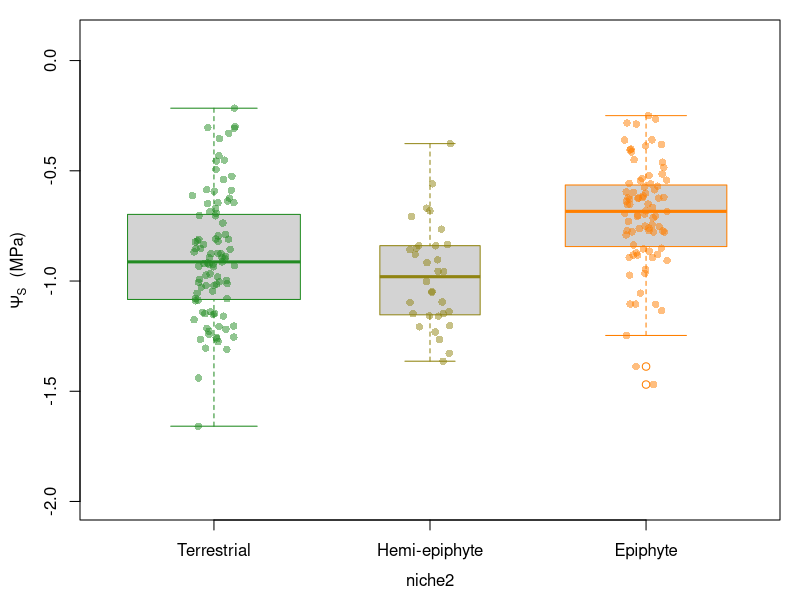
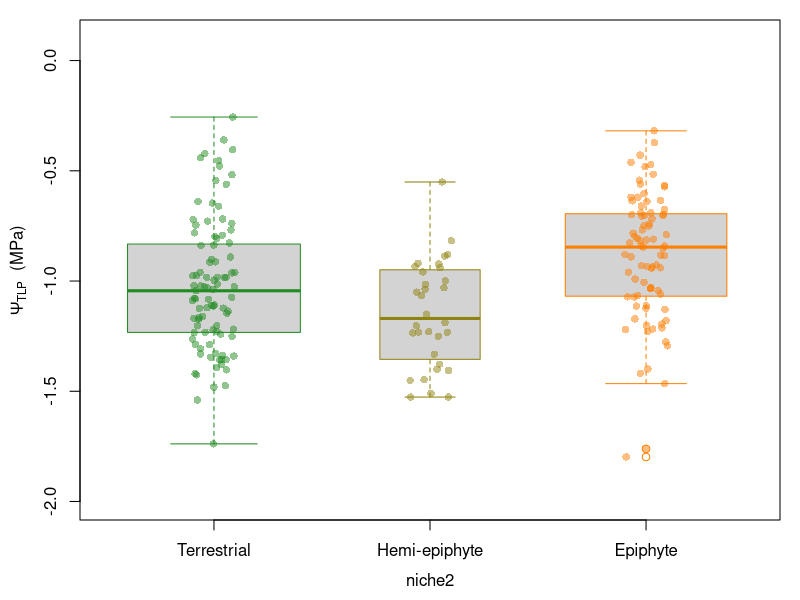
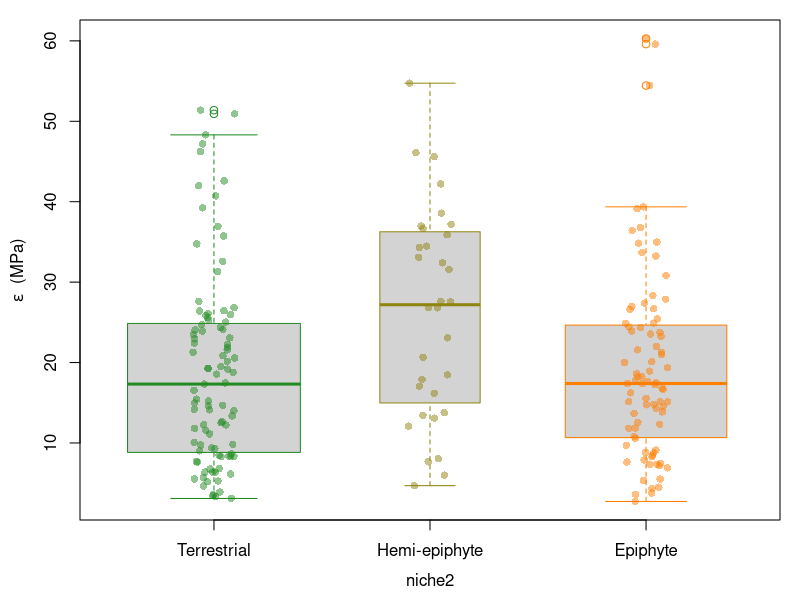
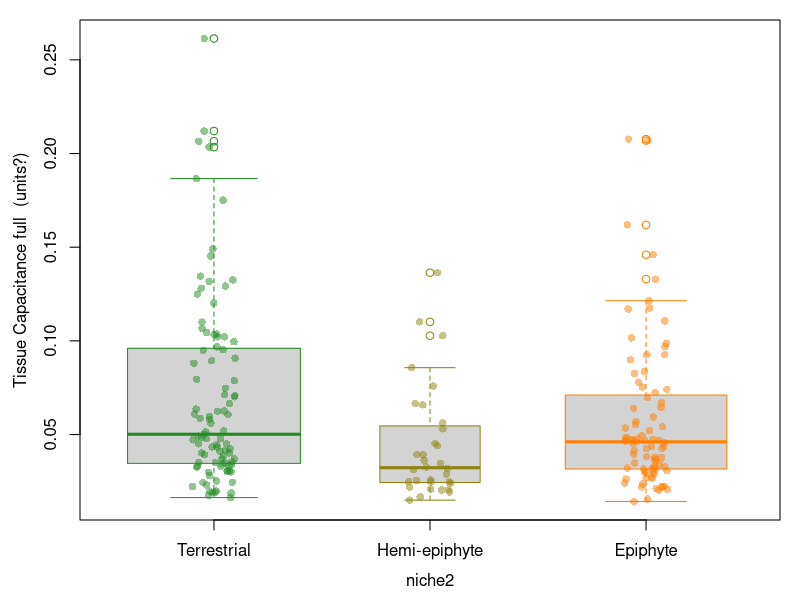
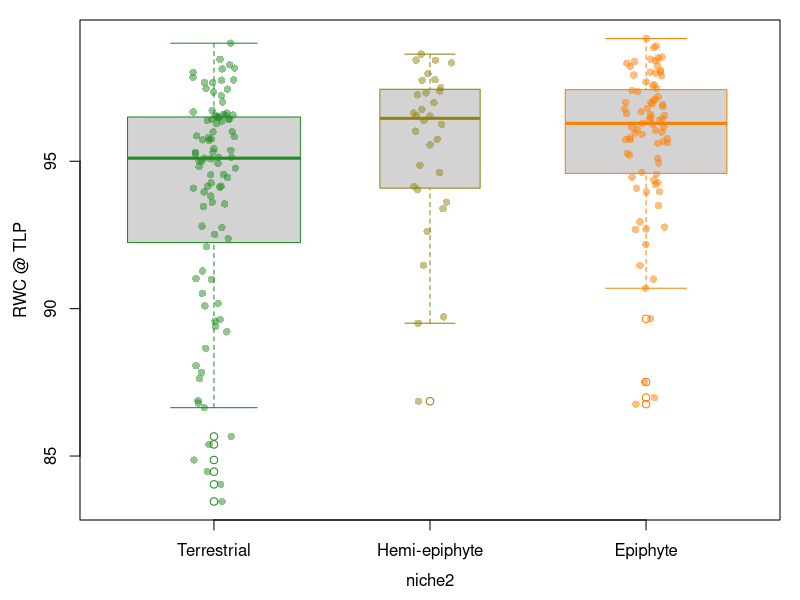

Here is the R script that generated these plots, in order:
## pv curve figures


pv <- read.csv("calculated_data/pv_curves2.csv")
  pv$niche2 <- gsub("climber", "hemi-epiphyte", pv$niche)
  pv$niche2 <- as.factor(pv$niche2)

  #reorder from ground to canopy 
  pv$niche2<-factor(pv$niche2, 
                       levels=c("terrestrial", "hemi-epiphyte", "epiphyte"))

  
#plot bits-------
boxlabs <- c("Terrestrial", "Hemi-epiphyte", "Epiphyte")
  
gradient <- colorRampPalette(c("forestgreen","darkorange1"))
palette(gradient(3))
trtcols <- palette(gradient(3))
library(scales)
library(doBy)
trtcols2 <- c(alpha(trtcols[1], .5), alpha(trtcols[2], .5),alpha(trtcols[3], .5))
  
#labels

op_lab <- expression(paste(Psi[S], "  (MPa)"))
elasticity_lab <- expression(paste(epsilon, "  (MPa)")) 
tlp_lab <- expression(paste(Psi[TLP], "  (MPa)"))
cap_lab <- "Tissue Capacitance  (units?)"

## osmotic potential

par(mgp=c(2.5,1,0), mar=c(4,4,1,1), cex.lab=1)
boxplot(osmotic_potential ~ niche2, data=pv, xaxt='n',
        varwidth=TRUE,ylab=op_lab,ylim=c(-2,0.1),
        border=trtcols)
axis(1, boxlabs, at=1:3, cex=1.1)
stripchart(osmotic_potential ~ niche2, data = pv,
           vertical = TRUE, method = "jitter",
           pch = 16,  col= trtcols2, xaxt='n', add=TRUE)
           
           
## water potential turgor loss point 

par(mgp=c(2.5,1,0), mar=c(4,4,1,1), cex.lab=1)
boxplot(waterpot_tlp ~ niche2, data=pv, xaxt='n',ylim=c(-2,0.1),
        varwidth=TRUE,ylab=tlp_lab,
        border=trtcols)
axis(1, boxlabs, at=1:3, cex=1.1)
stripchart(waterpot_tlp ~ niche2, data = pv,
           vertical = TRUE, method = "jitter",
           pch = 16,  col= trtcols2, xaxt='n', add=TRUE)

## elasticity

par(mgp=c(2.5,1,0), mar=c(4,4,1,1), cex.lab=1)
boxplot(elasticity ~ niche2, data=pv, xaxt='n',
        varwidth=TRUE,ylab=elasticity_lab,
        border=trtcols)
axis(1, boxlabs, at=1:3, cex=1.1)
stripchart(elasticity ~ niche2, data = pv,
           vertical = TRUE, method = "jitter",
           pch = 16,  col= trtcols2, xaxt='n', add=TRUE)

## capacitance full

par(mgp=c(2.5,1,0), mar=c(4,4,1,1), cex.lab=1)
boxplot(capacitance_full ~ niche2, data=pv, xaxt='n',
        varwidth=TRUE,ylab="Tissue Capacitance full  (units?)",
        border=trtcols)
axis(1, boxlabs, at=1:3, cex=1.1)
stripchart(capacitance_full ~ niche2, data = pv,
           vertical = TRUE, method = "jitter",
           pch = 16,  col= trtcols2, xaxt='n', add=TRUE)

## RWC @TLP
          
par(mgp=c(2.5,1,0), mar=c(4,4,1,1), cex.lab=1)
boxplot(rwc_tlp ~ niche2, data=pv, xaxt='n',
        varwidth=TRUE,ylab="RWC @ TLP",
        border=trtcols)
axis(1, boxlabs, at=1:3, cex=1.1)
stripchart(rwc_tlp ~ niche2, data = pv,
           vertical = TRUE, method = "jitter",
           pch = 16,  col= trtcols2, xaxt='n', add=TRUE) 